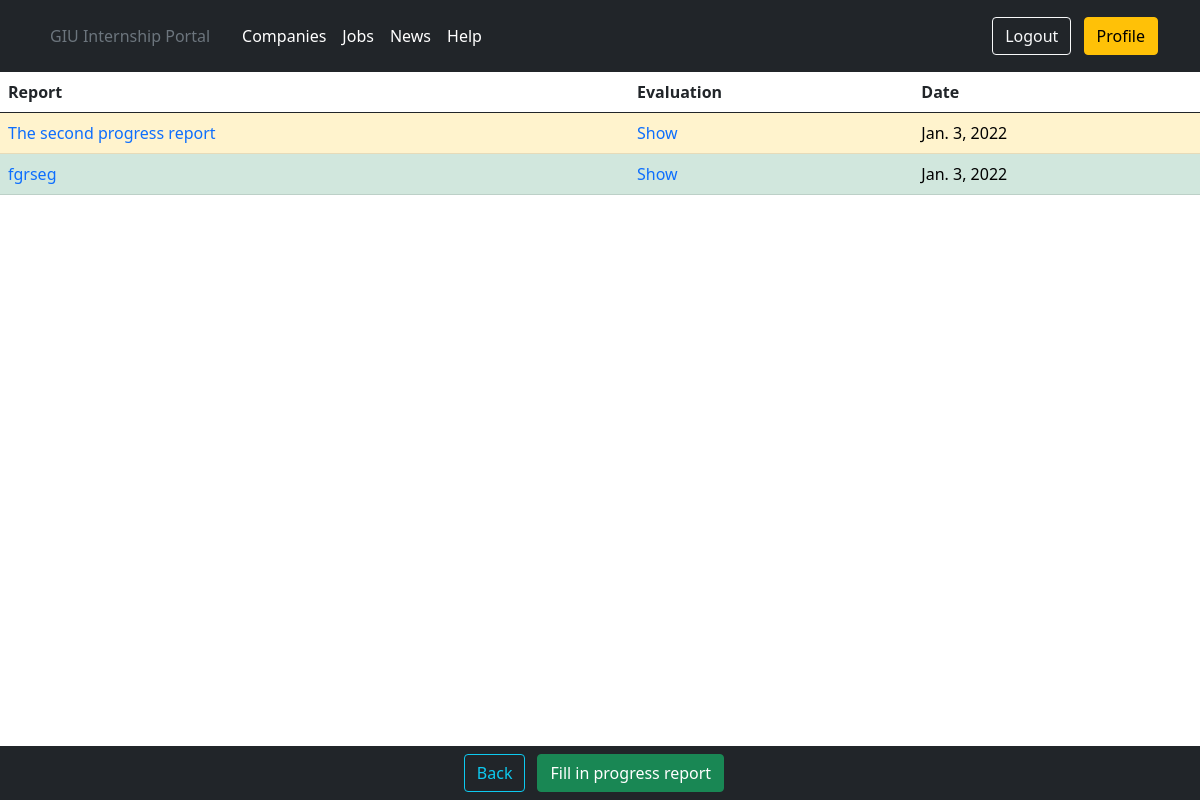
Page /users/student/42/student_portal/viewprogressreports/ (signed in) on the committed database.
### portal/models.py (models this page shows, shortened)
class ProgressReport(models.Model):
    progress_report_id = models.AutoField(primary_key=True)
    student_id = models.ForeignKey(user_models.Student, on_delete=models.CASCADE)
    progress_report_title = models.CharField(max_length=100, blank=True)
    progress_report_date = models.DateField(default=datetime.datetime.today(), blank=True)
    numeric_state = models.PositiveIntegerField(default=0, blank=True)
    evaluation = models.TextField(max_length=300, default='', blank=True)
    progress_report_description = models.TextField(max_length=1000, default='', blank=True)

### portal/views.py (the view)
# urls.py: path('viewprogressreports/', views.StudentShowProgressReports.as_view(),
class StudentShowProgressReports(LoginRequiredMixin, UserPassesTestMixin, ListView):
    model = models.Student
    template_name = 'portal/student_show_progress_reports.html'
    context_object_name = 'student_show_progress_reports'
    login_url = 'login'
    def get_context_data(self, **kwargs):
        context = super(StudentShowProgressReports, self).get_context_data(**kwargs)
        std = models.Student(user=self.request.user)
        reports = ProgressReport.objects.filter(student_id=std)
        context['reports'] = reports
        context['std'] = std
        return context
    def test_func(self):
        return self.request.user.is_student

### templates/portal/student_show_progress_reports.html
{% extends 'userprofiles/academicadv_profile.html' %}
{% block navitems %}
    <button onclick="history.back()" class="btn btn-outline-info ml-2" type="button">Back</button>
    <div class="container">
        <a href="{% url 'student_fills_in_report' std.pk %}"
           class="no_underline">
            <button type="button" class="btn btn-success">Fill in progress report</button>
        </a>
    </div>
{% endblock navitems %}
{% block profile_body %}
    <table class="table">
        <thead>
        <tr>
            <th scope="col">Report</th>
            <th scope="col">Evaluation</th>
            <th scope="col">Date</th>
        </tr>
        </thead>
        <tbody>
        {% for report in reports %}
            {% if report.evaluation %}
                <tr class="table-success">
                    <td><a class="no_underline" href="
            {% url 'student_views_progress_report' report.pk %}"
                    >{{ report.progress_report_title }}</a>
                    </td>
                    <td><a class="no_underline" href="{% url 'student_views_evaluation' report.pk %}">Show</a></td>
                    <td>{{ report.progress_report_date }}</td>
                </tr>
            {% else %}
                <tr class="table-warning">
                    <td><a class="no_underline" href="
            {% url 'student_views_progress_report' report.pk %}"
                    >{{ report.progress_report_title }}</a>
                    </td>
                    <td><a class="no_underline" href="{% url 'student_views_evaluation' report.pk %}">Show</a></td>
                    <td>{{ report.progress_report_date }}</td>
                </tr>
            {% endif %}
        {% endfor %}
        </tbody>
    </table>
{% endblock profile_body %}

### static/css/base.css (style rules this page uses)
.no_underline { text-decoration: none !important }

### rows in the picture
ProgressReport: progress_report_title "The second progress report", progress_report_date "Jan. 3, 2022"
ProgressReport: progress_report_title "fgrseg", progress_report_date "Jan. 3, 2022"
